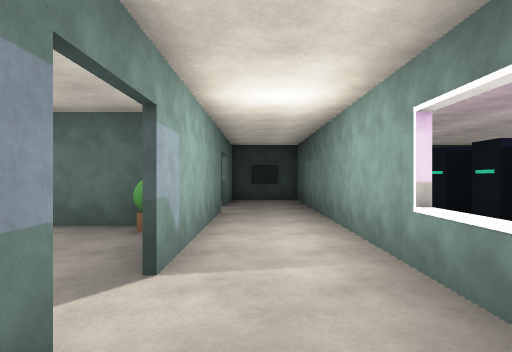
[1] (above)

20 first-person views from a walk through a scene from a Unity 3-D project. The camera is 1.4 m above the floor, looks level and sees 75° across. Doors are open. The floor is counted in squares, 2 m on a side. Each view is taken from the middle of a square. On the plan, view 1 faces up. The plan holds only what a view shows up to about 10 squares ahead; the rest is blank. The player character is not drawn.

[2]
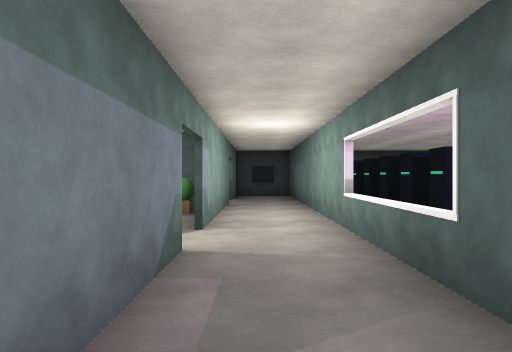

[3]
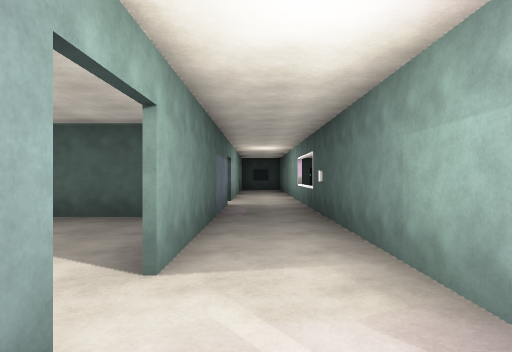

[4]
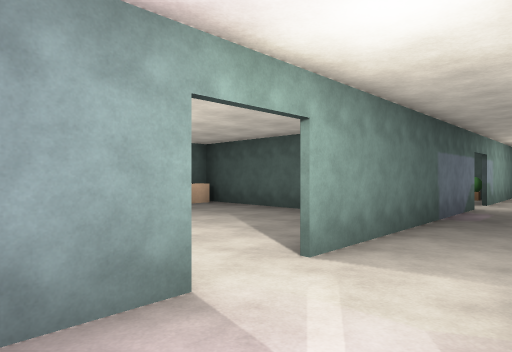

[5]
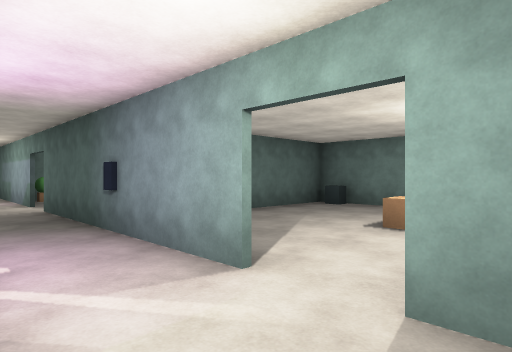

[6]
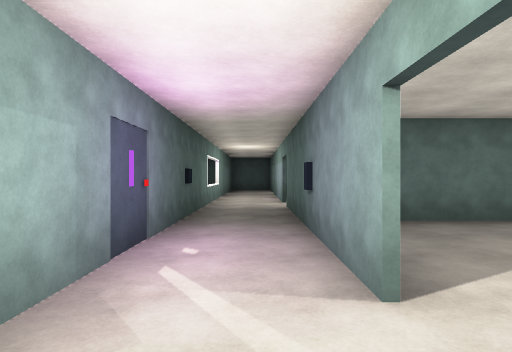

[7]
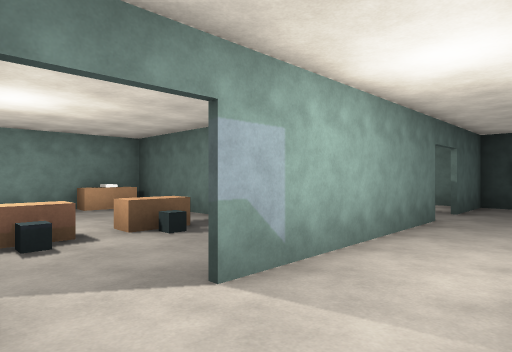

[8]
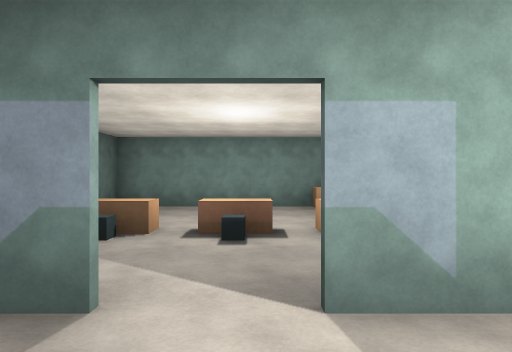

[9]
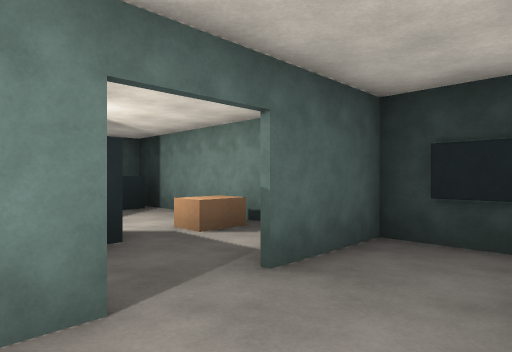

[10]
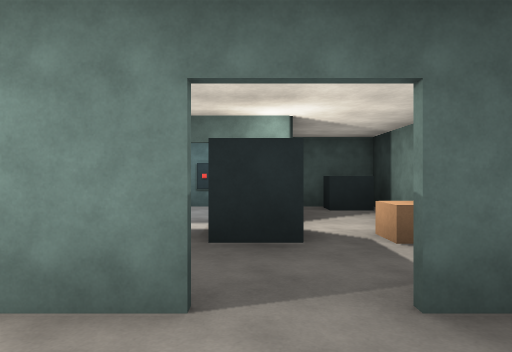

[11]
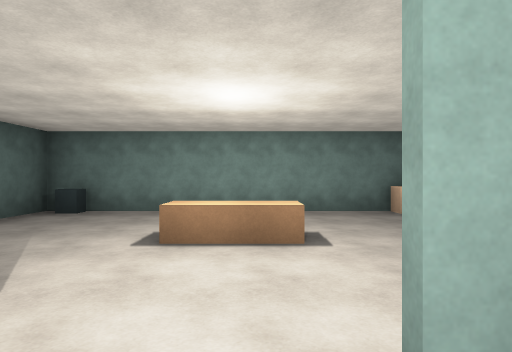

[12]
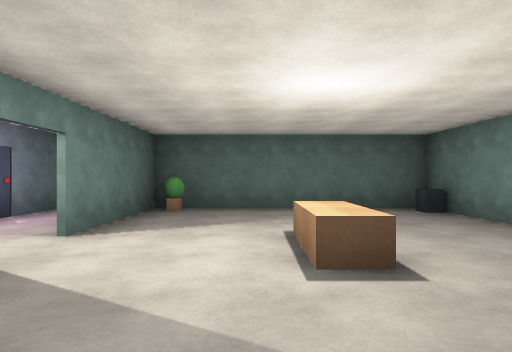

[13]
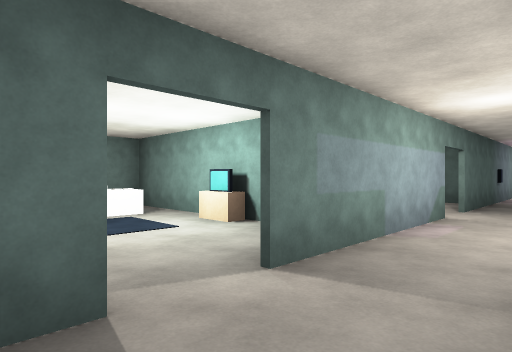

[14]
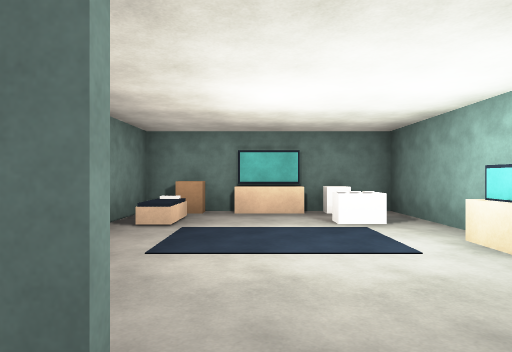

[15]
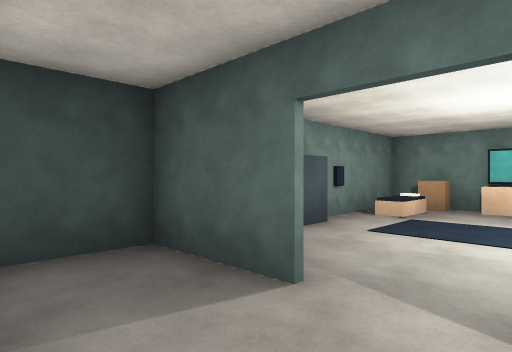

[16]
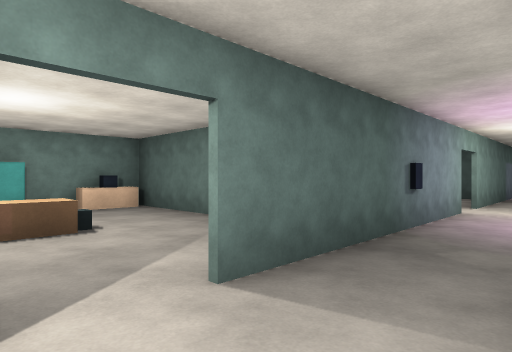

[17]
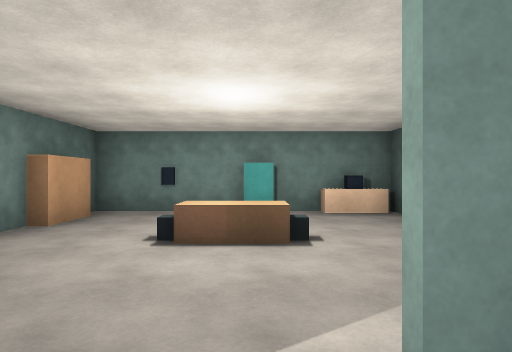

[18]
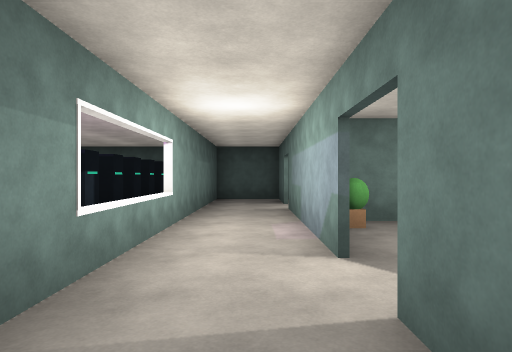

[19]
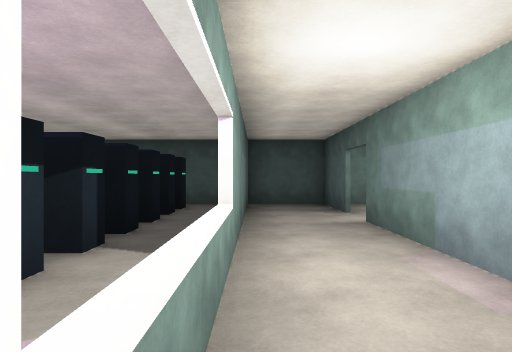

[20]
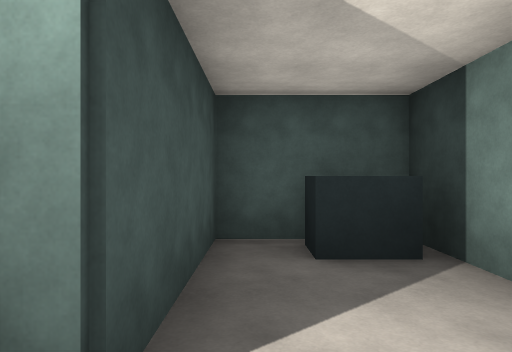

### Floor plan
Key: @ floor where view 1 was taken; # wall or solid block; . floor; / step, stairs or slope; D open door; ^ raised ledge; O other object.
Columns run from 7 left of view 1 to 3 right of it. Each row starts with its distance up from view 1.
 10 ##########
  9 #O..O.#..#
  8 #.....D..#
  7 ####O.D..#O
  6 #..D..#..#O
  5 #######..#O
  4 #O....O..#O
  3 #...O.#..#O
  2 #...O.D..
  1 #.....D..
  0 #...O.#@.#
 -1 #######..#
 -2 #O....#..#
 -3 #.....#..#
 -4 #.....#..#
 -5 #..^..D..#
 -6 #..^..D..#
 -7 #.....#..#
 -8 #.....#..#
 -9 #O####O..
-10 #O....#..
-11 #.....#..#
-12 #O./O....#
-13 #../..#...
-14 #.....#...O
-15 ######O..#O
-16 #OOOO.#..#O
-17 #.....#..#O
-18 #O.......#O
-19 #OO...#..#O
-20 #...O.#..##
-21 ##########

Where each view was taken, in squares from view 1:
view 1: 0 up, 0 right, facing up
view 2: 2 down, 0 right, facing up
view 3: 7 down, 0 right, facing up
view 4: 7 down, 1 right, facing up-left
view 5: 4 down, 1 right, facing down-left
view 6: 4 down, 0 right, facing down
view 7: 1 up, 1 right, facing up-left
view 8: 2 up, 1 right, facing left
view 9: 6 up, 1 right, facing up-left
view 10: 7 up, 1 right, facing left
view 11: 5 down, 0 right, facing left
view 12: 2 down, 3 left, facing down
view 13: 19 down, 1 right, facing up-left
view 14: 18 down, 0 right, facing left
view 15: 17 down, 1 right, facing down-left
view 16: 13 down, 1 right, facing up-left
view 17: 12 down, 0 right, facing left
view 18: 10 down, 0 right, facing down
view 19: 12 down, 1 right, facing down
view 20: 8 up, 3 left, facing left
